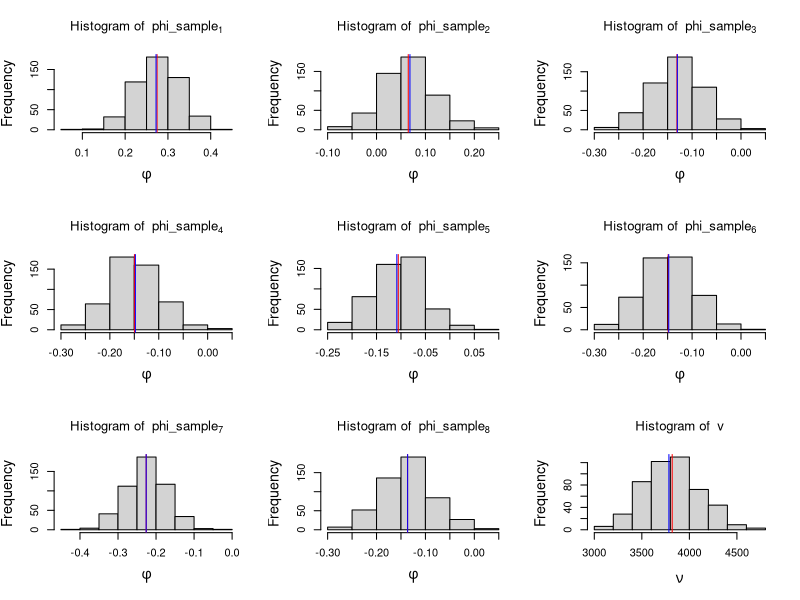
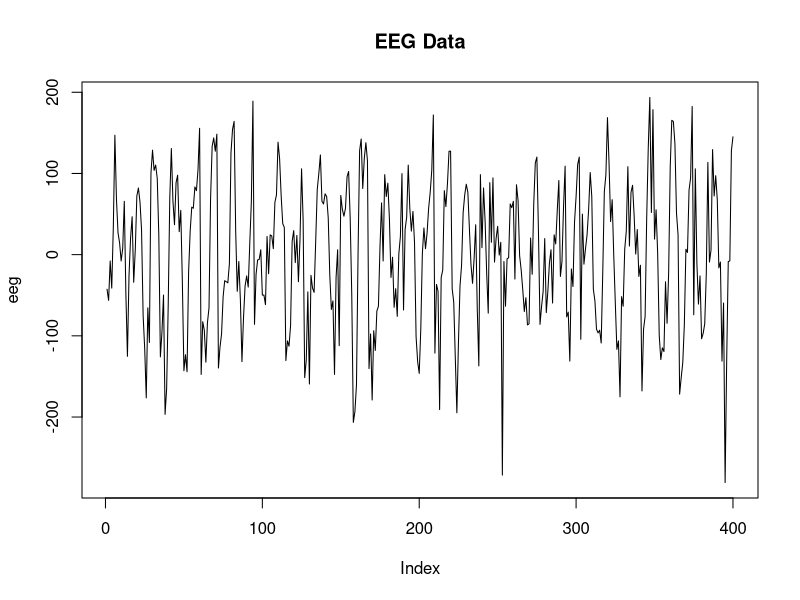

The R script that drew these images, in order:
## ---- chunk 1
#| label: lbl-load-eeg-data
set.seed(2021)
# Load the EEG dataset
yt=scan('data/eeg.txt')

png("eeg_plot.png", width = 800, height = 600)  # Open PNG device
# plot and save image to file()
plot(yt, type = "l", main = "EEG Data", xlab = "Index", ylab = "eeg")
# Save the plot as an image
dev.off()  # Close the PNG device
## ---- chunk 2
#| label: lbl-eeg-ar8
set.seed(2021)
yt=scan('data/eeg.txt')
T=length(yt) # length of the time series
p=8

y=rev(yt[(p+1):T]) # response
X=t(matrix(yt[rev(rep((1:p),T-p)+rep((0:(T-p-1)),rep(p,T-p)))],p,T-p));
XtX=t(X)%*%X
XtX_inv=solve(XtX)
phi_MLE=XtX_inv%*%t(X)%*%y # MLE for phi
s2=sum((y - X%*%phi_MLE)^2)/(length(y) - p) #unbiased estimate for v

cat("\n MLE of conditional likelihood for phi: ", phi_MLE, "\n",
    "Estimate for v: ", s2, "\n")


# step2
n_sample=500 # posterior sample size
library(MASS)

## step 1: sample v from inverse gamma distribution
v_sample=1/rgamma(n_sample, (T-2*p)/2, sum((y-X%*%phi_MLE)^2)/2)

## step 2: sample phi conditional on v from normal distribution
phi_sample=matrix(0, nrow = n_sample, ncol = p)

for(i in 1:n_sample){
  phi_sample[i, ]=mvrnorm(1,phi_MLE,Sigma=v_sample[i]*XtX_inv)
}

#posterior means of \phi and nu
phi_hat=colMeans(phi_sample)
v_hat=mean(v_sample)

cat("\n MLE of conditional likelihood for phi: ", phi_hat, "\n",
    "Estimate for v: ", v_hat, "\n")

## ---- chunk 3
#| label: lbl-eeg-plot-ar8
## plot histogram of posterior samples of phi and nu
par(mfrow = c(3, 3), cex.lab = 1.3)

for(i in 1:p){
  hist(phi_sample[, i], xlab = bquote(phi), 
       main = bquote("Histogram of "~phi_sample[.(i)]))
  abline(v = phi_hat[i], col = 'red')
  abline(v = phi_MLE[i], col = 'blue')
}

hist(v_sample, xlab = bquote(nu), main = bquote("Histogram of "~v))
abline(v = v_hat, col = 'red')
abline(v = s2, col = 'blue')

## ---- chunk 4
#| label: lbl-eeg-reciprocal-roots
#phi=phi_MLE
phi=phi_hat
roots=1/polyroot(c(1, -phi)) # compute reciprocal characteristic roots
r=Mod(roots)
# compute moduli of reciprocal roots
lambda=2*pi/Arg(roots) # compute periods of reciprocal roots
# print results modulus and frequency by decreasing order
print(cbind(r, abs(lambda))[order(r, decreasing=TRUE), ][c(2,4,6,8),])
